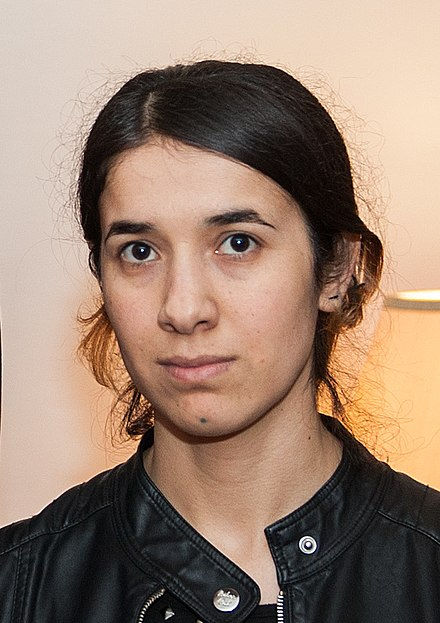
#> input picture lab3/Nadia_Murad.jpg, 440 x 623 px, found by its file name
$ jupyter execute --allow-errors cascade.ipynb
#> lines starting #> are read from the running program, lines starting #| are printed output that depends on the picture; after the words box and inside, x2 and y2 are one past the last pixel; in counts of white or black regions, pixels touching at a corner belong together
Cascade: Detect specific objects (e.g., faces, cars)

Contour Detection is best when you need to segment and detect the shape of an object in an image.

Cascade Classifiers are more suited for specific object detection tasks like face or pedestrian detection, especially when working with pre-trained models.

Edge Detection is useful when you need to identify outlines but don't necessarily need to detect the full object.

Corner Detection is helpful when you're looking for distinctive points to track or match features between different images.

Best scalar factor for face btw 1.1 and 1.5
for eyes 1.1 (zoom in)

cv2.CascadeClassifier: This function is used to load a pre-trained Haar Cascade classifier, which detects specific objects (in this case, faces and eyes) based on the features it has learned during training.

cv2.data.haarcascades: This is a path to the directory where OpenCV stores pre-trained Haar Cascade XML files.

[cell 1]
import cv2
import numpy as np
# Load the pre-trained classifiers
face_cascade = cv2.CascadeClassifier(cv2.data.haarcascades + 'haarcascade_frontalface_default.xml')
eye_cascade = cv2.CascadeClassifier(cv2.data.haarcascades + 'haarcascade_eye.xml')
img=cv2.imread(r"c:\Users\asus\Downloads\TheAIEngineers-Notebooks-master\ComputerVisionNotebooks\DATA\Nadia_Murad.jpg")
#> img is the input picture: shape (623, 440, 3); mean B, G, R 112.7, 129.2, 153.8
gray=cv2.cvtColor(img,cv2.COLOR_BGR2GRAY)
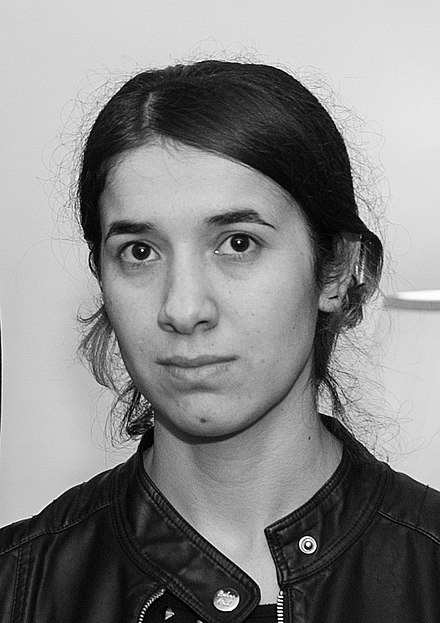
#> gray: shape (623, 440); min 0, max 255, mean 134.7
faces=face_cascade.detectMultiScale(gray,1.3)
#> faces = [[56, 143, 272, 272]]
#1.5 is the scale factor that determines how much the image is resized during detection.
#5 is the minimum number of neighbors that a detected region must have to be considered a valid face.
#faces is a list of rectangles where each rectangle corresponds to a detected face.
#Each rectangle is described by 4 values: (x, y, w, h) — top-left corner coordinates, width, and height of the face.
print(len(faces))
#| 1
print(faces[0])
#| [ 56 143 272 272]
eye=eye_cascade.detectMultiScale(gray,1.2)
#> eye = [[203, 212, 63, 63], [108, 222, 58, 58]]
print(len(eye))
#| 2
print(eye)
#| [[203 212  63  63]
#|  [108 222  58  58]]

for(x,y,w,h) in faces:
    cv2.rectangle(img,[x,y],[w+x,h+y],[255,0,0],2)
#> this loop made 1 pass
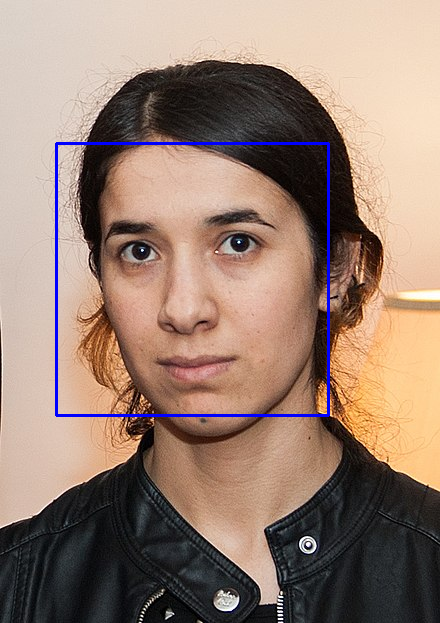
#> img: shape (623, 440, 3); 1.19% of pixels changed, all inside (x1, y1, x2, y2) = (55, 142, 330, 417)

for(i,j,z,l) in eye:
     cv2.rectangle(img,(i,j),(i+z,l+j),[0,255,0],2)
#> this loop made 2 passes
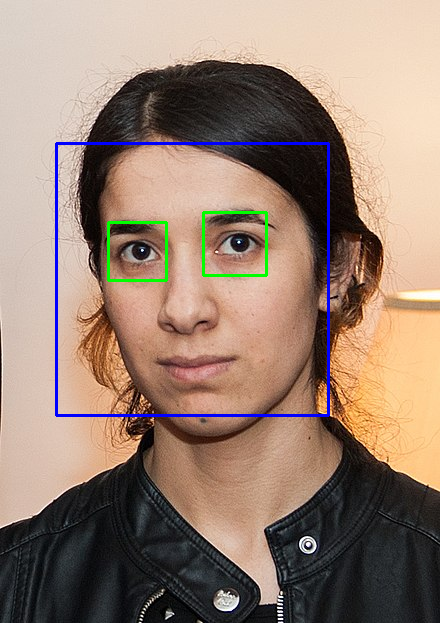
#> img: shape (623, 440, 3); 0.53% of pixels changed, all inside (x1, y1, x2, y2) = (107, 211, 268, 282)
cv2.imshow('faces',img)
cv2.waitKey(0)
#> Out = 27

[cell 2]
import cv2
import numpy as np
# Load the pre-trained classifiers
face_cascade = cv2.CascadeClassifier(cv2.data.haarcascades + 'haarcascade_frontalface_default.xml')
eye_cascade = cv2.CascadeClassifier(cv2.data.haarcascades + 'haarcascade_eye.xml')
img=cv2.imread(r"C:\Users\asus\Desktop\Computer Vision\lab3\face.PNG")
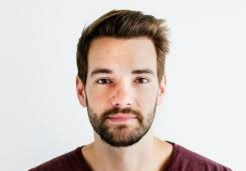
#> input picture lab3/face.PNG, 246 x 171 px, found by its file name
#> img is the input picture: shape (171, 246, 3); mean B, G, R 195.7, 200.1, 211
gray=cv2.cvtColor(img,cv2.COLOR_BGR2GRAY)
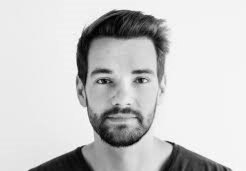
#> gray: shape (171, 246); min 1, max 253, mean 202.8
eyes=eye_cascade.detectMultiScale(gray,1.1,5)
#> eyes = [[129, 68, 24, 24], [90, 69, 26, 26]]
#If scaleFactor = 1.1, it means the image is reduced by 10% at each level
#faces is a array list of rectangles where each rectangle corresponds to a detected face.
#Each rectangle is described by 4 values: (x, y, w, h) — top-left corner coordinates, width, and height of the face.
print(len(eyes))
#| 2
print(eyes)
#| [[129  68  24  24]
#|  [ 90  69  26  26]]
for(x,y,w,h) in eyes:
    cv2.rectangle(img,[x,y],[w+x,h+y],[255,0,0],2)
#> this loop made 2 passes
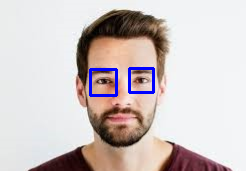
#> img: shape (171, 246, 3); 1.41% of pixels changed, all inside (x1, y1, x2, y2) = (89, 67, 155, 97)
cv2.imshow('eyes',img)
cv2.waitKey(0)
#> Out = 27

Two faces: test how scalar factor effects

[cell 3]
import cv2 as cv
import numpy as np
facecascade=cv.CascadeClassifier(cv.data.haarcascades+'haarcascade_frontalface_default.xml')
eyecascade=cv.CascadeClassifier(cv.data.haarcascades+'haarcascade_eye.xml')
image=cv.imread(r"C:\Users\asus\Desktop\Computer Vision\lab3\jj.jpg")

#> (the rest of this cell did not finish here and is left out)

[cell 4]
array=np.array([[ 56 ,142, 273 ,273],[2,4,6,7]])
for i in array:
    print (i)

[cell 5]
array=np.array([ 56 ,142, 273 ,273])
for i in array:
    print (i)

[cell 6]
array=np.array([[ 56 ,142, 273 ,273],[2,4,6,7]])
for i in array:
    for j in i:
      print(j)
#> this loop made 2 passes
#| 56
#| 142
#| 273
#| 273
#| 2
#| 4
#| 6
#| 7

[cell 7]
array=np.array([[ 56 ,142, 273 ,273],[2,4,6,7]])
for i,j in enumerate(array):
    print(i,j)

[cell 8]
array=np.array([[ 56 ,142, 273 ,273],[2,4,6,7]])
for (x,y,b,m)in (array):
    print(x,y,b,m)

[cell 9]
array=np.array([[ 56 ,142, 273 ,273],[2,4,6,7]])
for i in range (len(array)):
    print(i)

[cell 10]
array=np.array([ 56 ,142, 273 ,273])
array2=np.array([ 1,2,3,4])
for i in zip(array,array2):
    print(i)

[cell 11]
array=np.array([ 56 ,142, 273 ,273])
array2=np.array([ 1,2,3,4])
for i, j in zip(array,array2):
    print(i,j)
